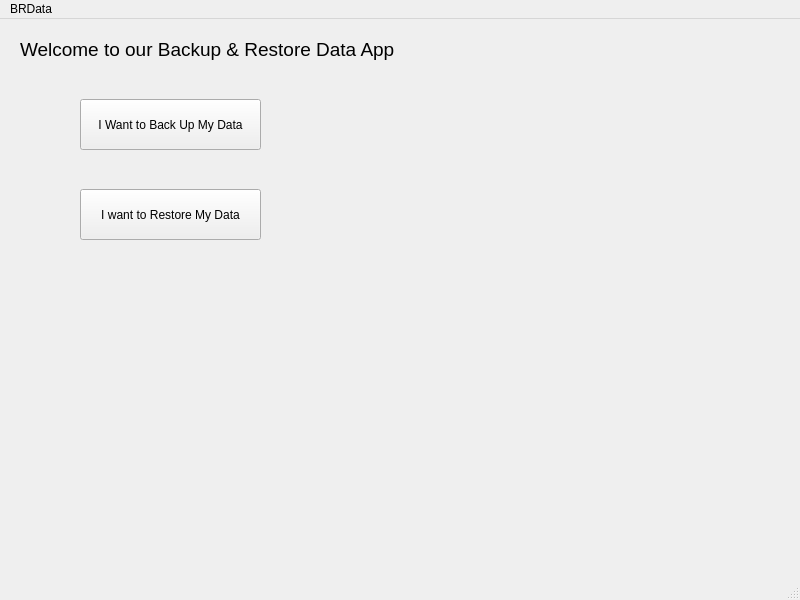
<?xml version="1.0" encoding="UTF-8"?>
<ui version="4.0">
 <class>MainWindow</class>
 <widget class="QMainWindow" name="MainWindow">
  <property name="geometry">
   <rect>
    <x>0</x>
    <y>0</y>
    <width>800</width>
    <height>600</height>
   </rect>
  </property>
  <property name="windowTitle">
   <string>MainWindow</string>
  </property>
  <widget class="QWidget" name="centralwidget">
   <widget class="QLabel" name="label">
    <property name="geometry">
     <rect>
      <x>290</x>
      <y>40</y>
      <width>131</width>
      <height>41</height>
     </rect>
    </property>
    <property name="text">
     <string/>
    </property>
   </widget>
   <widget class="QLabel" name="label_2">
    <property name="geometry">
     <rect>
      <x>-230</x>
      <y>-60</y>
      <width>1951</width>
      <height>611</height>
     </rect>
    </property>
    <property name="sizePolicy">
     <sizepolicy hsizetype="Expanding" vsizetype="Expanding">
      <horstretch>0</horstretch>
      <verstretch>0</verstretch>
     </sizepolicy>
    </property>
    <property name="maximumSize">
     <size>
      <width>1677721</width>
      <height>1677721</height>
     </size>
    </property>
    <property name="text">
     <string/>
    </property>
    <property name="pixmap">
     <pixmap resource="ui_rsc/front_pic.qrc">:/new/prefix1/front_pic.png</pixmap>
    </property>
   </widget>
   <widget class="QLabel" name="label_3">
    <property name="geometry">
     <rect>
      <x>20</x>
      <y>10</y>
      <width>431</width>
      <height>41</height>
     </rect>
    </property>
    <property name="font">
     <font>
      <pointsize>14</pointsize>
     </font>
    </property>
    <property name="text">
     <string>Welcome to our Backup &amp; Restore Data App</string>
    </property>
   </widget>
   <widget class="QPushButton" name="pushButton">
    <property name="geometry">
     <rect>
      <x>80</x>
      <y>80</y>
      <width>181</width>
      <height>51</height>
     </rect>
    </property>
    <property name="text">
     <string>I Want to Back Up My Data</string>
    </property>
   </widget>
   <widget class="QPushButton" name="pushButton_3">
    <property name="geometry">
     <rect>
      <x>80</x>
      <y>170</y>
      <width>181</width>
      <height>51</height>
     </rect>
    </property>
    <property name="text">
     <string>I want to Restore My Data</string>
    </property>
   </widget>
  </widget>
  <widget class="QMenuBar" name="menubar">
   <property name="geometry">
    <rect>
     <x>0</x>
     <y>0</y>
     <width>800</width>
     <height>19</height>
    </rect>
   </property>
   <widget class="QMenu" name="menuBRData">
    <property name="title">
     <string>BRData</string>
    </property>
   </widget>
   <addaction name="menuBRData"/>
  </widget>
  <widget class="QStatusBar" name="statusbar"/>
 </widget>
 <resources>
  <include location="ui_rsc/front_pic.qrc"/>
 </resources>
 <connections/>
</ui>
